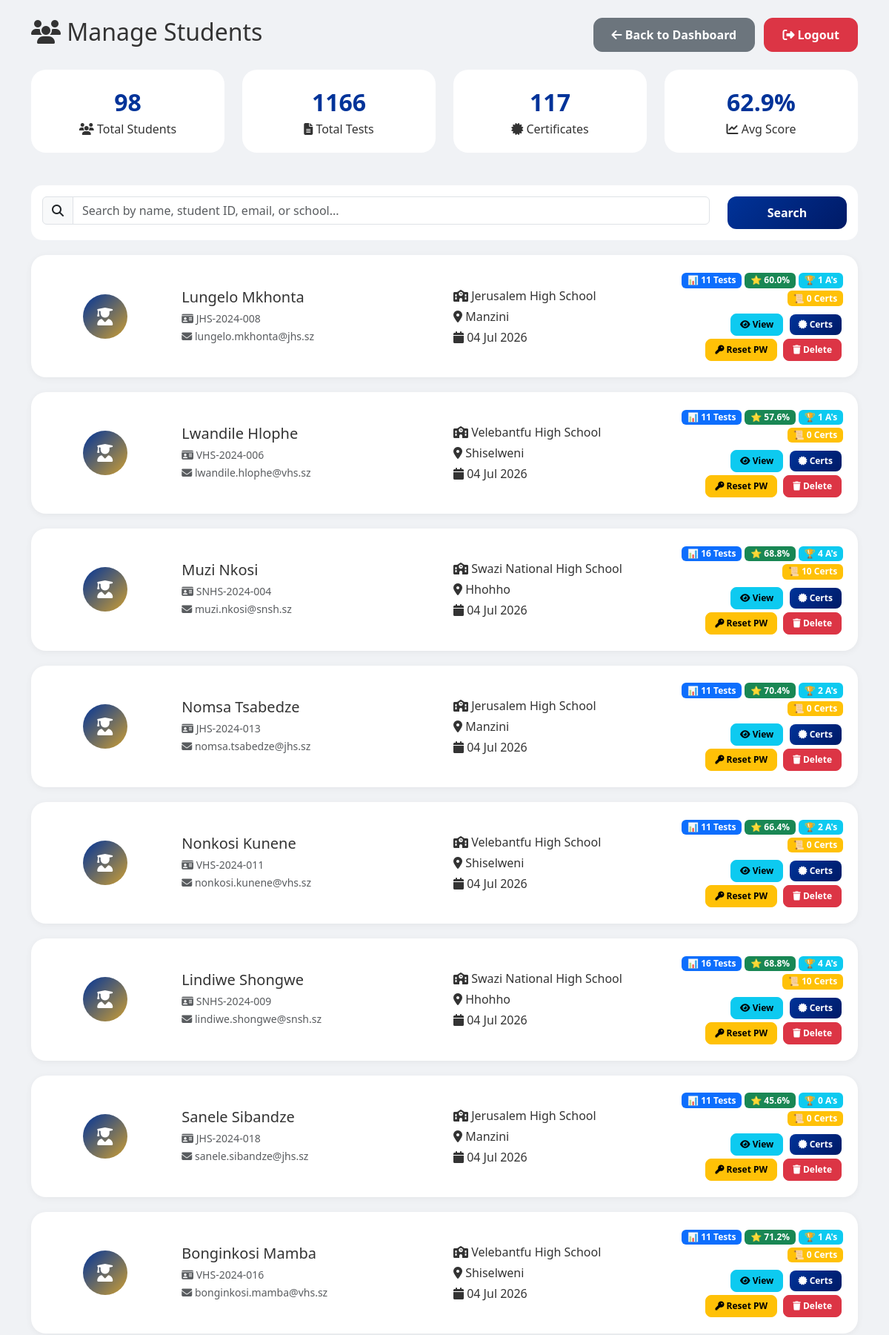
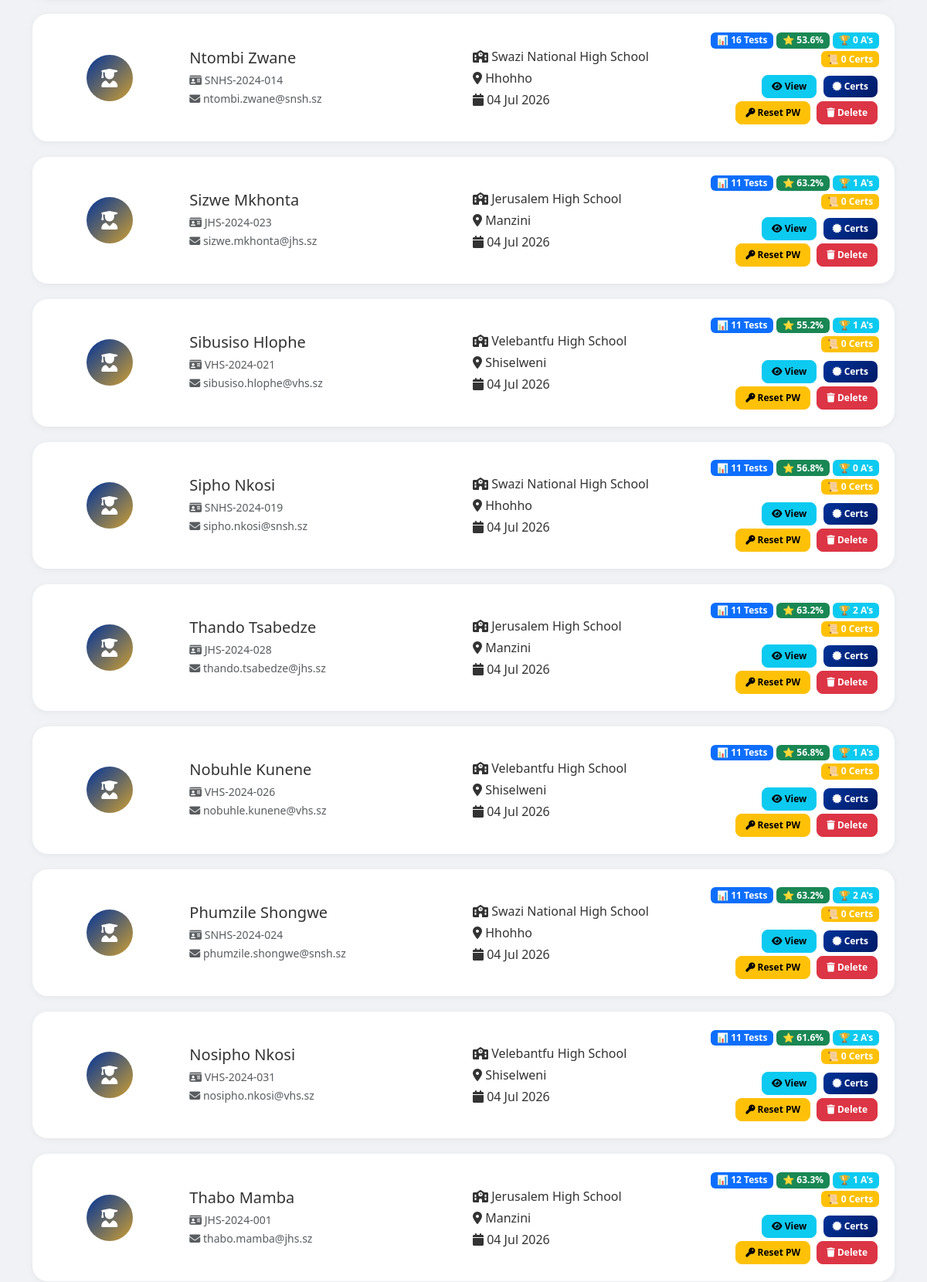
The app's page /admin/manage_students.php (signed in, upper part) with its own data (2 pictures, top to bottom).
### tables this page shows
CREATE TABLE `users` (
  `id` int(11) NOT NULL,
  `first_name` varchar(100) NOT NULL,
  `last_name` varchar(100) NOT NULL,
  `student_id` varchar(50) NOT NULL,
  `school` varchar(200) DEFAULT NULL,
  `region` varchar(100) DEFAULT NULL,
  `pobox` varchar(50) DEFAULT NULL,
  `year` varchar(10) DEFAULT NULL,
  `email` varchar(100) NOT NULL,
  `password` varchar(255) NOT NULL,
  `role` enum('admin','user') DEFAULT 'user',
  `last_login` datetime DEFAULT NULL,
  `created_at` timestamp NOT NULL DEFAULT current_timestamp()
);

### admin/manage_students.php (the view, shortened to what this page needs)
<?php include '../config/db.php'; ?>
<?php
$students = $conn->query("
    SELECT
        u.*,
        COUNT(DISTINCT r.id) as total_tests,
        ROUND(AVG(r.percentage), 1) as avg_score,
        MAX(r.percentage) as best_score,
        COUNT(CASE WHEN r.grade = 'A' THEN 1 END) as a_count,
        COUNT(CASE WHEN r.grade = 'B' THEN 1 END) as b_count,
        COUNT(CASE WHEN r.grade = 'C' THEN 1 END) as c_count,
        (SELECT COUNT(*) FROM certificates c WHERE c.result_id IN (SELECT id FROM results WHERE user_id = u.id)) as certificate_count
    FROM users u
    LEFT JOIN results r ON u.id = r.user_id
    WHERE u.role = 'user'
    GROUP BY u.id
    ORDER BY u.created_at DESC
");
$search = isset($_GET['search']) ? $conn->real_escape_string($_GET['search']) : '';
$total_students = $conn->query("SELECT COUNT(*) as total FROM users WHERE role = 'user'")->fetch_assoc()['total'];
$total_tests = $conn->query("SELECT COUNT(*) as total FROM results")->fetch_assoc()['total'];
$total_certificates = $conn->query("SELECT COUNT(*) as total FROM certificates")->fetch_assoc()['total'];
$avg_overall = $conn->query("SELECT ROUND(AVG(percentage), 1) as avg FROM results")->fetch_assoc()['avg'];
?>
<!DOCTYPE html>
<html lang="en">
<head>
    <link href="https://cdn.jsdelivr.net/npm/bootstrap@5.3.0/dist/css/bootstrap.min.css" rel="stylesheet">
    <link rel="stylesheet" href="https://cdnjs.cloudflare.com/ajax/libs/font-awesome/6.4.0/css/all.min.css">
    <link rel="stylesheet" href="../assets/css/style.css">
    <link rel="stylesheet" href="../assets/css/theme.css">
</head>
<body data-theme="mixed">
    <div class="container mt-4">
        <div class="d-flex justify-content-between align-items-center mb-4">
            <h2><i class="fas fa-users"></i> Manage Students</h2>
            <div>
                <a href="dashboard.php" class="btn btn-secondary">
                    <i class="fas fa-arrow-left"></i> Back to Dashboard
                </a>
                <a href="../auth/logout.php" class="btn btn-danger ms-2" onclick="return confirm('Logout?')">
                    <i class="fas fa-sign-out-alt"></i> Logout
                </a>
            </div>
        </div>
        <div class="row mb-4">
            <div class="col-md-3">
                <div class="stat-card">
                    <div class="stat-number"><?= $total_students ?></div>
                    <div><i class="fas fa-users"></i> Total Students</div>
                </div>
            </div>
            <div class="col-md-3">
                <div class="stat-card">
                    <div class="stat-number"><?= $total_tests ?></div>
                    <div><i class="fas fa-file-alt"></i> Total Tests</div>
                </div>
            </div>
            <div class="col-md-3">
                <div class="stat-card">
                    <div class="stat-number"><?= $total_certificates ?></div>
                    <div><i class="fas fa-certificate"></i> Certificates</div>
                </div>
            </div>
            <div class="col-md-3">
                <div class="stat-card">
                    <div class="stat-number"><?= $avg_overall ?? 0 ?>%</div>
                    <div><i class="fas fa-chart-line"></i> Avg Score</div>
                </div>
            </div>
        </div>
        <div class="filter-bar">
            <form method="GET" class="row">
                <div class="col-md-10">
                    <div class="input-group">
                        <span class="input-group-text"><i class="fas fa-search"></i></span>
                        <input type="text" name="search" class="form-control" placeholder="Search by name, student ID, email, or school..." value="<?= htmlspecialchars($search) ?>">
                    </div>
                </div>
                <div class="col-md-2">
                    <button type="submit" class="btn btn-primary w-100">Search</button>
                </div>
            </form>
        </div>
        <div class="row">
            <div class="col-12">
                <?php if ($students && $students->num_rows > 0): ?>
                    <?php while ($student = $students->fetch_assoc()): ?>
                        <div class="student-card" id="student-<?= $student['id'] ?>">
                            <div class="row align-items-center">
                                <div class="col-md-2 col-3">
                                    <div class="student-avatar mx-auto">
                                        <?php if (!empty($student['profile_picture'])): ?>
                                            <img src="../uploads/profiles/<?= $student['profile_picture'] ?>" style="width: 100%; height: 100%; border-radius: 50%; object-fit: cover;">
                                        <?php else: ?>
                                            <i class="fas fa-user-graduate"></i>
                                        <?php endif; ?>
                                    </div>
                                </div>
                                <div class="col-md-4 col-9">
                                    <h5 class="mb-1"><?= htmlspecialchars($student['first_name'] . ' ' . $student['last_name']) ?></h5>
                                    <small class="text-muted">
                                        <i class="fas fa-id-card"></i> <?= htmlspecialchars($student['student_id']) ?><br>
                                        <i class="fas fa-envelope"></i> <?= htmlspecialchars($student['email']) ?>
                                    </small>
                                </div>
                                <div class="col-md-3">
                                    <div class="mb-1">
                                        <i class="fas fa-school"></i> <?= htmlspecialchars($student['school'] ?: 'N/A') ?>
                                    </div>
                                    <div class="mb-1">
                                        <i class="fas fa-map-marker-alt"></i> <?= htmlspecialchars($student['region'] ?: 'N/A') ?>
                                    </div>
                                    <div>
                                        <i class="fas fa-calendar"></i> <?= date('d M Y', strtotime($student['created_at'])) ?>
                                    </div>
                                </div>
                                <div class="col-md-3 text-md-end">
                                    <div class="mb-2">
                                        <span class="badge bg-primary">📊 <?= $student['total_tests'] ?> Tests</span>
                                        <span class="badge bg-success">⭐ <?= $student['avg_score'] ?>%</span>
                                        <span class="badge bg-info">🏆 <?= $student['a_count'] ?> A's</span>
                                        <span class="badge bg-warning">📜 <?= $student['certificate_count'] ?> Certs</span>
                                    </div>
                                    <div>
                                        <button class="btn btn-sm btn-info btn-action" onclick="viewStudentDetails(<?= $student['id'] ?>)">
                                            <i class="fas fa-eye"></i> View
                                        </button>
                                        <button class="btn btn-sm btn-primary btn-action" onclick="viewCertificates(<?= $student['id'] ?>, '<?= htmlspecialchars($student['first_name'] . ' ' . $student['last_name']) ?>')">
                                            <i class="fas fa-certificate"></i> Certs
                                        </button>
                                        <button class="btn btn-sm btn-warning btn-action" onclick="resetPassword(<?= $student['id'] ?>)">
                                            <i class="fas fa-key"></i> Reset PW
                                        </button>
                                        <button class="btn btn-sm btn-danger btn-action" onclick="deleteStudent(<?= $student['id'] ?>, '<?= htmlspecialchars($student['first_name'] . ' ' . $student['last_name']) ?>')">
                                            <i class="fas fa-trash"></i> Delete
                                        </button>
                                    </div>
                                </div>
                            </div>
                        </div>
                    <?php endwhile; ?>
                <?php endif; ?>
            </div>
        </div>
    </div>
</body>
</html>

### assets/css/style.css (style rules this page uses)
:root { --primary: #003399; --primary-dark: #001a66; --secondary: #CE9F32; --success: #28a745; --danger: #dc3545; --warning: #ffc107; --info: #17a2b8; --light: #f8f9fa; --dark: #1a2a3a; }
* { margin: 0; padding: 0; box-sizing: border-box; }
body { font-family: 'Segoe UI', Tahoma, Geneva, Verdana, sans-serif; background: linear-gradient(135deg, #f5f7fa 0%, #e9ecef 100%); min-height: 100vh; }
.btn { border-radius: 12px; padding: 10px 24px; font-weight: 600; transition: all 0.3s ease; }
.btn-primary { background: linear-gradient(135deg, var(--primary), var(--primary-dark)); border: none; }

### assets/css/theme.css (style rules this page uses)
:root { --primary: #003399; --primary-dark: #001a66; --primary-light: #3366cc; --secondary: #CE9F32; --secondary-dark: #b8860b; --accent: #ff6b35; --success: #28a745; --danger: #dc3545; --warning: #ffc107; --info: #17a2b8; --dark: #1a2a3a; --light: #f8f9fa; --gradient-start: #003399; --gradient-end: #001a66; --card-bg: white; --text-primary: #333; --text-secondary: #666; }
[data-theme="mixed"] { --primary: #003399; --primary-dark: #001a66; --primary-light: #3366cc; --secondary: #CE9F32; --secondary-dark: #b8860b; --accent: #e74c3c; --gradient-start: #003399; --gradient-end: #CE9F32; }
body { background: linear-gradient(135deg, var(--gradient-start), var(--gradient-end)); color: var(--text-primary); transition: all 0.3s ease; }
.card, .stat-card, .menu-card, .question-card, .timer-card, .recommendation-card { background: var(--card-bg); transition: all 0.3s ease; }

### admin/manage_students.php (style rules this page uses)
body { background: #f0f2f5; }
.stat-card { background: var(--card-bg, white); border-radius: 20px; padding: 20px; text-align: center; transition: all 0.3s; margin-bottom: 20px; }
.stat-number { font-size: 2rem; font-weight: bold; color: var(--primary, #003399); }
.student-card { background: var(--card-bg, white); border-radius: 20px; padding: 20px; margin-bottom: 20px; transition: all 0.3s; box-shadow: 0 2px 10px rgba(0,0,0,0.05); }
.student-avatar { width: 60px; height: 60px; border-radius: 50%; background: linear-gradient(135deg, var(--primary), var(--secondary)); display: flex; align-items: center; justify-content: center; color: white; font-size: 1.5rem; }
.btn-action { margin: 2px; padding: 5px 12px; border-radius: 8px; font-size: 12px; }
.filter-bar { background: var(--card-bg, white); border-radius: 15px; padding: 15px; margin-bottom: 20px; }

### records on screen
users: first_name+last_name "Lungelo Mkhonta", student "JHS-2024-008", email "lungelo.mkhonta@jhs.sz", school "Jerusalem High School", region "Manzini", created_at "04 Jul 2026", total_tests "11", avg_score "60.0", a_count "1", certificate_count "0"
users: first_name+last_name "Lwandile Hlophe", student "VHS-2024-006", email "lwandile.hlophe@vhs.sz", school "Velebantfu High School", region "Shiselweni", created_at "04 Jul 2026", total_tests "11", avg_score "57.6", a_count "1", certificate_count "0"
users: first_name+last_name "Muzi Nkosi", student "SNHS-2024-004", email "muzi.nkosi@snsh.sz", school "Swazi National High School", region "Hhohho", created_at "04 Jul 2026", total_tests "16", avg_score "68.8", a_count "4", certificate_count "10"
users: first_name+last_name "Nomsa Tsabedze", student "JHS-2024-013", email "nomsa.tsabedze@jhs.sz", school "Jerusalem High School", region "Manzini", created_at "04 Jul 2026", total_tests "11", avg_score "70.4", a_count "2", certificate_count "0"
users: first_name+last_name "Nonkosi Kunene", student "VHS-2024-011", email "nonkosi.kunene@vhs.sz", school "Velebantfu High School", region "Shiselweni", created_at "04 Jul 2026", total_tests "11", avg_score "66.4", a_count "2", certificate_count "0"
users: first_name+last_name "Lindiwe Shongwe", student "SNHS-2024-009", email "lindiwe.shongwe@snsh.sz", school "Swazi National High School", region "Hhohho", created_at "04 Jul 2026", total_tests "16", avg_score "68.8", a_count "4", certificate_count "10"
users: first_name+last_name "Sanele Sibandze", student "JHS-2024-018", email "sanele.sibandze@jhs.sz", school "Jerusalem High School", region "Manzini", created_at "04 Jul 2026", total_tests "11", avg_score "45.6", a_count "0", certificate_count "0"
users: first_name+last_name "Bonginkosi Mamba", student "VHS-2024-016", email "bonginkosi.mamba@vhs.sz", school "Velebantfu High School", region "Shiselweni", created_at "04 Jul 2026", total_tests "11", avg_score "71.2", a_count "1", certificate_count "0"
users: first_name+last_name "Ntombi Zwane", student "SNHS-2024-014", email "ntombi.zwane@snsh.sz", school "Swazi National High School", region "Hhohho", created_at "04 Jul 2026", total_tests "16", avg_score "53.6", a_count "0", certificate_count "0"
users: first_name+last_name "Sizwe Mkhonta", student "JHS-2024-023", email "sizwe.mkhonta@jhs.sz", school "Jerusalem High School", region "Manzini", created_at "04 Jul 2026", total_tests "11", avg_score "63.2", a_count "1", certificate_count "0"
users: first_name+last_name "Sibusiso Hlophe", student "VHS-2024-021", email "sibusiso.hlophe@vhs.sz", school "Velebantfu High School", region "Shiselweni", created_at "04 Jul 2026", total_tests "11", avg_score "55.2", a_count "1", certificate_count "0"
users: first_name+last_name "Sipho Nkosi", student "SNHS-2024-019", email "sipho.nkosi@snsh.sz", school "Swazi National High School", region "Hhohho", created_at "04 Jul 2026", total_tests "11", avg_score "56.8", a_count "0", certificate_count "0"
users: first_name+last_name "Thando Tsabedze", student "JHS-2024-028", email "thando.tsabedze@jhs.sz", school "Jerusalem High School", region "Manzini", created_at "04 Jul 2026", total_tests "11", avg_score "63.2", a_count "2", certificate_count "0"
users: first_name+last_name "Nobuhle Kunene", student "VHS-2024-026", email "nobuhle.kunene@vhs.sz", school "Velebantfu High School", region "Shiselweni", created_at "04 Jul 2026", total_tests "11", avg_score "56.8", a_count "1", certificate_count "0"
users: first_name+last_name "Phumzile Shongwe", student "SNHS-2024-024", email "phumzile.shongwe@snsh.sz", school "Swazi National High School", region "Hhohho", created_at "04 Jul 2026", total_tests "11", avg_score "63.2", a_count "2", certificate_count "0"
users: first_name+last_name "Nosipho Nkosi", student "VHS-2024-031", email "nosipho.nkosi@vhs.sz", school "Velebantfu High School", region "Shiselweni", created_at "04 Jul 2026", total_tests "11", avg_score "61.6", a_count "2", certificate_count "0"
users: first_name+last_name "Thabo Mamba", student "JHS-2024-001", email "thabo.mamba@jhs.sz", school "Jerusalem High School", region "Manzini", created_at "04 Jul 2026", total_tests "12", avg_score "63.3", a_count "1", certificate_count "0"

### other values on screen
$total_students "98"
$total_tests "1166"
$total_certificates "117"
$avg_overall "62.9"
